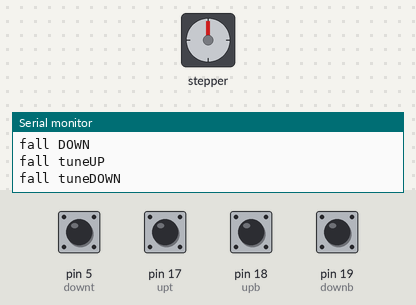
Simulated run of this sketch. Board: Arduino Uno, built with avr-gcc and run on an emulated ATmega328P. On the bench: stepper motor, the last lines printed to the serial monitor. Inputs (shaded band) come from the test bench; at power-on: pin 5 (downt), pin 17 (upt), pin 18 (upb), pin 19 (downb) HIGH. Stepper angles assume 2038 steps per turn.

Above: at 1.2 s.
1.3 s: pin 5 (downt) pulled LOW for 0.15 s
At 2.2 s:
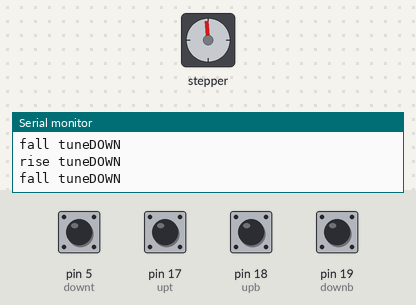
2.9 s: pin 17 (upt) pulled LOW for 0.15 s
At 3.4 s:
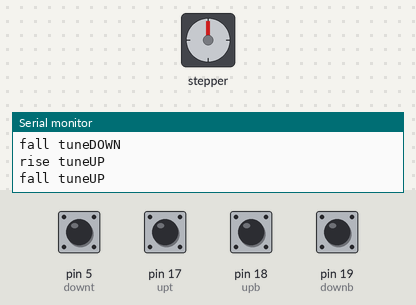
4.5 s: pin 18 (upb) pulled LOW for 0.15 s
At 5.8 s:
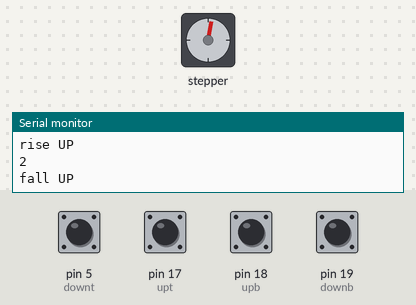
6.1 s: pin 19 (downb) pulled LOW for 0.15 s
At 7.3 s:
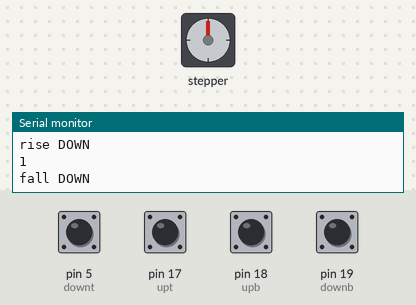
7.7 s: pin 17 (upt) pulled LOW for 1 s
At 8.3 s:
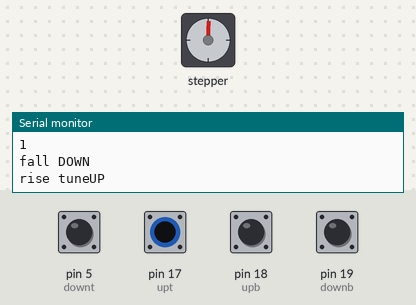
10.2 s: pin 5 (downt) pulled LOW for 1 s
At 11.4 s:
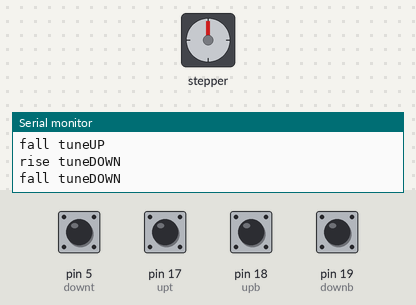
Timing chart, 0 to 13.2 s (numbered marks = the images above; inputs shaded):
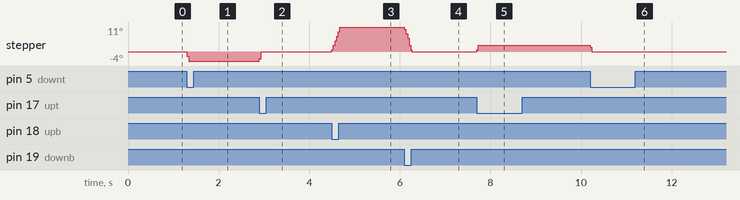

The sketch:

ShiftingModule.ino
```cpp
// Written by Ian Huerta
//
#include <Stepper.h> // Include Stepper library (header)

// Definitions
const int spr = 2038; // Steps per revolution (factory)
// Motor outputs
const int in1 = 2, in2 = 4, in3 = 15, in4 = 16;
// Button inputs
const int upb = 18, downb = 19, upt = 17, downt = 5;
int upc_state = 0, upp_state = 0;
int downc_state = 0, downp_state = 0;
int uptc_state = 0, uptp_state = 0;
int downtc_state = 0, downtp_state = 0;
// Shifter control
const int speeds = 9;
int speed_count = 1;
int wait = 350; // Waiting time
int pos = 64; // Steps for 11 deg displacement ~2.3 [mm]
int tune = 18; // Small tunning displacement
// Stepper instance
Stepper motor = Stepper(spr, in1, in3, in2, in4);

void setup()
{
  Serial.begin(9600); // For debbuging
  pinMode(upb, INPUT_PULLUP);
  pinMode(downb, INPUT_PULLUP);
  pinMode(upt, INPUT_PULLUP);
  pinMode(downt, INPUT_PULLUP);
  motor.setSpeed(10); // Best torque at this speed ~34.3[mN*m]
}

void loop()
{
  // Machine states for shifting up
  upc_state = digitalRead(upb);
  if(upc_state != upp_state)
  {
    if(upc_state == HIGH)
    {
      Serial.println("fall UP");
    }
    if(upc_state == LOW)
    {
      Serial.println("rise UP");
      if(speed_count != speeds)
      {
        motor.step(pos);
        speed_count++;
        Serial.println(speed_count);
      }
      delay(wait);
    }
  }
  upp_state = upc_state;

  // Machine states for shifting down
  downc_state = digitalRead(downb);
  if(downc_state != downp_state)
  {
    if(downc_state == HIGH)
    {
      Serial.println("fall DOWN");
    }
    if(downc_state == LOW)
    {
      Serial.println("rise DOWN");
      if(speed_count != 1)
      {
        motor.step(-pos);
        speed_count--;
        Serial.println(speed_count);
      }
      delay(wait);
    }
  }
  downp_state = downc_state;

  // Machine states for tuning up
  uptc_state = digitalRead(upt);
  if(uptc_state != uptp_state)
  {
    if(uptc_state == HIGH)
    {
      Serial.println("fall tuneUP");
    }
    if(uptc_state == LOW)
    {
      Serial.println("rise tuneUP");
      motor.step(tune);
      delay(wait);
    }
  }
  uptp_state = uptc_state;

  // Machine states for tuning up
  downtc_state = digitalRead(downt);
  if(downtc_state != downtp_state)
  {
    if(downtc_state == HIGH)
    {
      Serial.println("fall tuneDOWN");
    }
    if(downtc_state == LOW)
    {
      Serial.println("rise tuneDOWN");
      motor.step(-tune);
      delay(wait);
    }
  }
  downtp_state = downtc_state;


}
```

Measured:
- after the input at 1.3 s, stepper: goes -2° 0.04 s, then -4°, starting at once
- after the input at 2.9 s, stepper: goes -3° 0.04 s, then 0°, starting at once
- after the input at 4.5 s, stepper: turns 11° clockwise in 0.18 s, starting at once
- after the input at 6.1 s, stepper: turns 11° counter-clockwise in 0.16 s, starting at once
- after the input at 7.7 s, stepper: goes 1° 0.04 s, then 3°, starting at once
- after the input at 10.2 s, stepper: goes 2° 0.04 s, then 0°, starting at once
